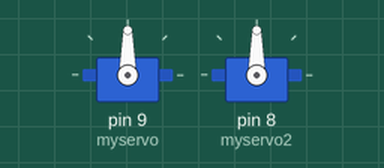
A sketch run on a simulated Arduino Uno, built with avr-gcc and run on an emulated ATmega328P. Shown: 2 × servo. Random numbers use the default seed unless the sketch sets one.

Above: at 0.1 s.
At 7.18 s:
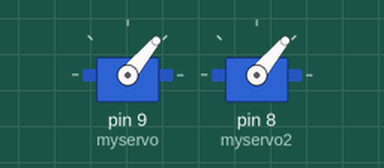
At 14.32 s:
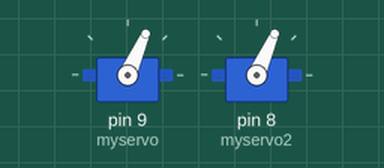
At 34.8 s:
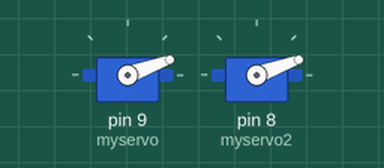
Timing chart, 0 to 36.3 s (numbered marks = the images above):
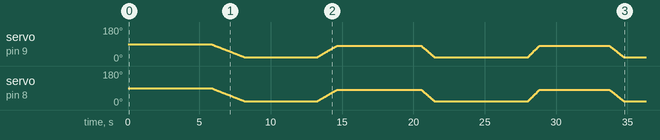

The sketch:

eyesonservo.ino
```cpp
#include <VarSpeedServo.h>
long ranDelay;
long ranSpeed;
VarSpeedServo myservo;
VarSpeedServo myservo2;// create servo object to control a servo

void setup() {
  myservo.attach(9);
  myservo2.attach(8);// attaches the servo on pin 9 to the servo object
}

void loop() {
  ranDelay = random(1000,7000);
  ranSpeed = random(10,50);
  delay(ranDelay);
  myservo.write(20, ranSpeed);
  myservo2.write(20, ranSpeed);
  myservo.wait();
  myservo2.wait();
  ranDelay = random(1000,7000);
  ranSpeed = random(10,50);// move to 180 degrees, use a speed of 30, wait until move is complete
  delay(ranDelay);
  myservo.write(80, ranSpeed);
  myservo2.write(80, ranSpeed);
  myservo.wait();
  myservo2.wait();// move to 0 degrees, use a speed of 30, wait until move is complet
}
```
